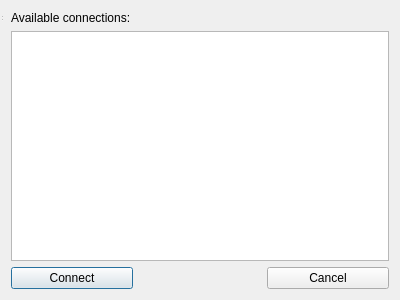
<?xml version="1.0" encoding="UTF-8"?>
<ui version="4.0">
 <class>connectDialog</class>
 <widget class="QDialog" name="connectDialog">
  <property name="geometry">
   <rect>
    <x>0</x>
    <y>0</y>
    <width>400</width>
    <height>300</height>
   </rect>
  </property>
  <property name="windowTitle">
   <string>Remote connection</string>
  </property>
  <layout class="QGridLayout" name="gridLayout">
   <item row="1" column="0" colspan="2">
    <widget class="QLabel" name="status_label">
     <property name="text">
      <string>Available connections:</string>
     </property>
    </widget>
   </item>
   <item row="2" column="0" colspan="3">
    <widget class="QListWidget" name="remote_listWidget"/>
   </item>
   <item row="3" column="0">
    <widget class="QPushButton" name="connect_pushButton">
     <property name="text">
      <string>Connect</string>
     </property>
    </widget>
   </item>
   <item row="3" column="2">
    <widget class="QPushButton" name="cancel_pushButton">
     <property name="text">
      <string>Cancel</string>
     </property>
    </widget>
   </item>
  </layout>
  <widget class="QToolBar" name="mainToolBar">
   <property name="geometry">
    <rect>
     <x>0</x>
     <y>0</y>
     <width>4</width>
     <height>13</height>
    </rect>
   </property>
  </widget>
  <widget class="QStatusBar" name="statusBar">
   <property name="geometry">
    <rect>
     <x>0</x>
     <y>0</y>
     <width>3</width>
     <height>22</height>
    </rect>
   </property>
  </widget>
 </widget>
 <layoutdefault spacing="6" margin="11"/>
 <resources/>
 <connections/>
</ui>
